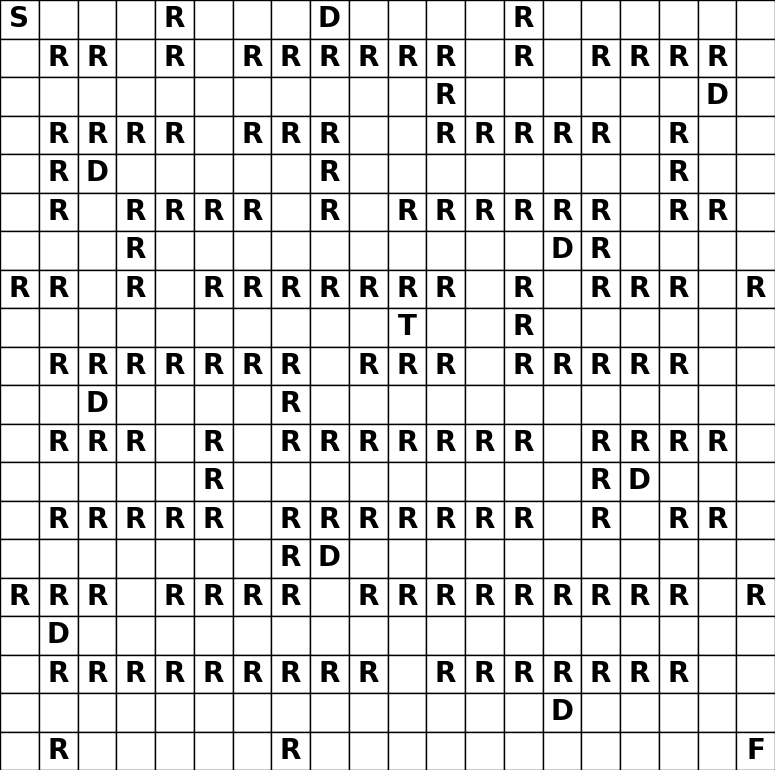
#> input picture agribot_map_L1.png, 775 x 770 px
$ python vision_agribot.py
#> lines starting #> are read from the running program, lines starting #| are printed output that depends on the picture; after the words box and inside, x2 and y2 are one past the last pixel; in counts of white or black regions, pixels touching at a corner belong together
#> in slide_grid, img is the input picture: shape (770, 775); min 0, max 255, mean 218.1
import cv2
import numpy as np
import os
import matplotlib.pyplot as plt


N_ROWS = 20
N_COLS = 20
FILENAME = "agribot_map_L1.png"

def visualize_grid_matplotlib(all_cells, coords):
    """
    Visualizza le celle usando Matplotlib con navigazione tramite
    Frecce e Rotella del Mouse.
    """
    total = len(all_cells)
    current_idx = 0 # Indice della cella corrente

    # Creiamo la figura e gli assi
    fig, ax = plt.subplots(figsize=(5, 5))

    # Funzione interna per aggiornare l'immagine
    def update_image():
            ax.clear()
            ax.axis('off')
            ax.imshow(all_cells[current_idx], cmap='gray')
            fig.canvas.draw()

    # --- GESTORE TASTIERA (Frecce e Q) ---
    def on_key(event):
        nonlocal current_idx # Permette di modificare la variabile esterna

        if event.key == 'right': # Freccia destra: Avanti
            if current_idx < total - 1:
                current_idx += 1
                update_image()
        elif event.key == 'left': # Freccia sinistra: Indietro
            if current_idx > 0:
                current_idx -= 1
                update_image()
        elif event.key == 'q': # Q: Esci
            plt.close(fig)

    # --- GESTORE MOUSE (Rotella) ---
    def on_scroll(event):
        nonlocal current_idx

        # event.button può essere 'up' (su) o 'down' (giù)
        if event.button == 'up': # Scrollo su -> Indietro
            if current_idx > 0:
                current_idx -= 1
                update_image()
        elif event.button == 'down': # Scrollo giù -> Avanti
            if current_idx < total - 1:
                current_idx += 1
                update_image()

    # Colleghiamo gli eventi alla figura
    fig.canvas.mpl_connect('key_press_event', on_key)
    fig.canvas.mpl_connect('scroll_event', on_scroll)

    # Mostriamo la prima immagine
    update_image()
    plt.show()

def find_countours(img):
    #dobbiamo trasformare tutto ciò che non è puro bianco in nero e invertire i colori
    #con la funzione threshold riesco a separare un oggetto dalla sfondo usa una soglia, per i valori che la superano gli assegnamo 255
    #il primo valore di ritorno della funzione threshold è il valore numerico della soglia che a noi non interessa quindi _

    #_, img_bin = cv2.threshold(img,200 , 255, cv2.THRESH_BINARY_INV) #THRESH_BINARY_INV si usa quando ho qualcosa su sfondo chiaro
    img_bin = cv2.adaptiveThreshold(img, 255, cv2.ADAPTIVE_THRESH_GAUSSIAN_C, cv2.THRESH_BINARY_INV, 11, 2) #evoluzionerispetto al normale threshold, in questo modo anche con sfumature di un foglio di carta dovrebbe andare
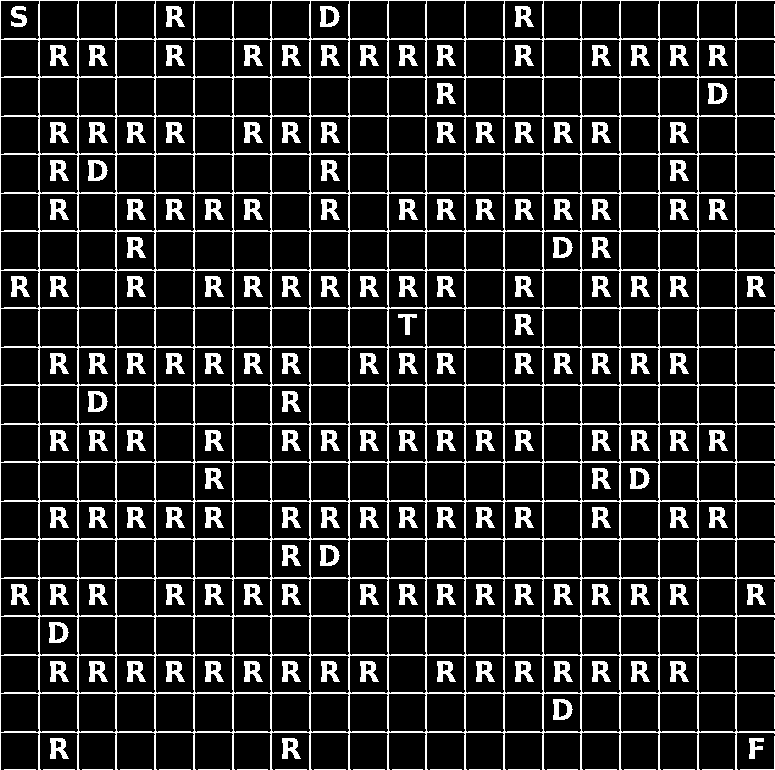
#> img_bin: shape (770, 775); 16.4% white; 201 white regions
    contours, _ = cv2.findContours(img_bin,cv2.RETR_EXTERNAL, cv2.CHAIN_APPROX_SIMPLE) #ritorna una lista Python di array NumPy. Ogni array contiene le coordinate (x,y) dei punti che formano il perimetro.
#> contours = 45 contours, 39 with area under 20; largest, box (x1, y1, x2, y2) and area: (0, 0, 775, 770) 540196, (282, 738, 301, 759) 236, (50, 738, 69, 759) 236, (747, 584, 766, 605) 236, (747, 276, 766, 297) 236, (749, 738, 764, 759) 136
    #cerco nella lista dei contorni quello con l'area più grnade
    max_area=0
    best_rect= (0,0, img.shape[1], img.shape[0]) #immagine intera di
#> best_rect = (0, 0, 775, 770)

    for i in contours:
        area = cv2.contourArea(i)
        #print(area)
        if area > 5000:
            if area > max_area:
                max_area = area
                x, y, w, h = cv2.boundingRect(i)
                best_rect = (x, y, w, h)
#> this loop made 45 passes
#> (area, max_area, x, y, w, h) on pass 45: (540196.5, 540196.5, 0, 0, 775, 770)
#> area on passes 20, 21, 22, 27, 36: 136.5, 236.5, 236.5, 236.5, 236.5
#> after the loop, h = 770; max_area = 540196.5; w = 775; x = 0; y = 0

    x, y, w, h = best_rect
    # Restituisce l'immagine ritagliata esattamente sui bordi della griglia
    cropped_img = img [y:y+h, x:x+w]
    #print(cropped_img)
    return cropped_img

def slide_grid():
    img = cv2.imread(FILENAME,0) #lo zero è un flag per caricare l'immagine in scala di grigi.
    if img is None:
        print("il path non è correto")
        return

    img = find_countours(img)

    #preleviamo le dimensioni dell'immagine con shape
    h_img,w_img= img.shape
#> h_img = 770; w_img = 775

    y_steps = np.linspace(0, h_img, N_ROWS + 1).astype(int)
#> y_steps = 21 values from 0 to 770
    x_steps = np.linspace(0, w_img, N_COLS + 1).astype(int)
#> x_steps = 21 values from 0 to 775
    all_cells = []
    coords = []
    for r in range(N_ROWS):
        for c in range(N_COLS):
            # Prendo le coordinate dai vettori calcolati
            y_start = y_steps[r]
            y_finish = y_steps[r+1]
            x_start = x_steps[c]
            x_finish = x_steps[c+1]

            # Opzionale: Se vuoi forzare più bordo, puoi allargare leggermente la selezione
            # stando attento a non uscire dall'immagine (clamp)
            margin = 3
            cropped_cell = img[max(0, y_start+margin):min(h_img, y_finish-margin),
                               max(0, x_start+margin):min(w_img, x_finish-margin)]

            #cropped_cell = img[y_start:y_finish, x_start:x_finish]
            all_cells.append(cropped_cell)
            coords.append((r,c))
#> after the loop, all_cells = 400 items; coords = 400 pairs, first value 0 to 19, second value 0 to 19

    """
    #visulizzazione ingrandita delle celle separate
    count=0
    total = len(all_cells)
    while True:
        current_cell = all_cells[count]
        r,c = coords[count]
        #zoom della cella per vederla bene utilizzando la funzione resize della libreria OpenCV
        zoomed_cell= cv2.resize(current_cell,(250,250),interpolation = cv2.INTER_CUBIC) #interpolation serve per specificare l'algo utilizzato per aggiungere o rim pixel ho scelto CUBIC perchè veloce e qualità ottima
        window_coords = f"Row: {r} Col: {c}"
        cv2.imshow(window_coords,zoomed_cell)
        key = cv2.waitKey(0)
        # Gestione Tasti
        if key == ord('q') or key == 27: # Q o ESC
            break
        elif key == ord(' ') or key == ord('d'): # SPAZIO o D (Avanti)
            if count < total - 1:
                count += 1
        elif key == ord('a'): # A (Indietro)
            if count > 0:
                count -= 1

        cv2.destroyAllWindows()
    """

    visualize_grid_matplotlib(all_cells, coords)
#> in visualize_grid_matplotlib, `total = len(all_cells)`: total = 400
#> in visualize_grid_matplotlib, `plt.show()`:
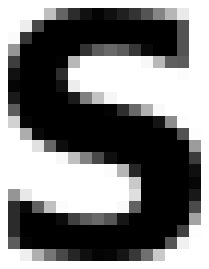
#> figure drawn by matplotlib, 1 panel

if __name__ == "__main__":
    slide_grid()
